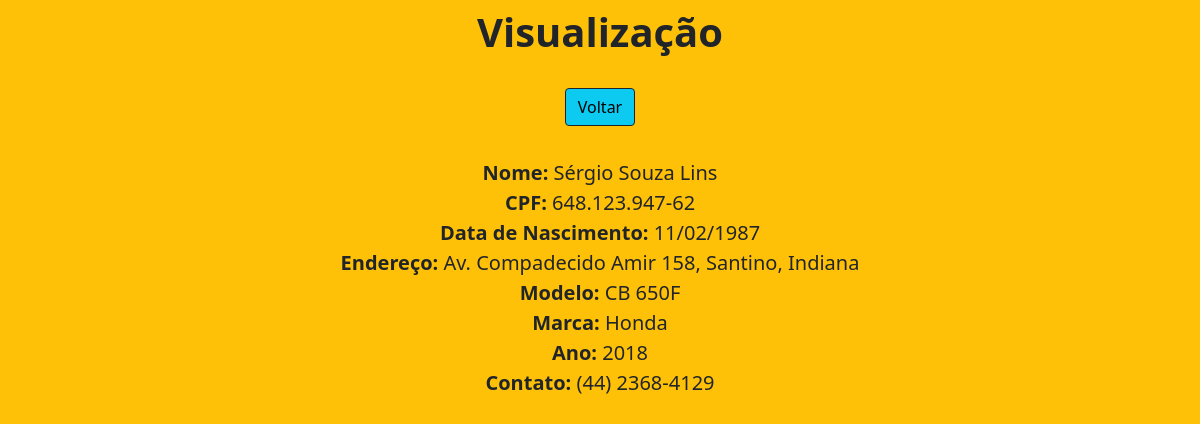
/view/8/, run on the app's committed database.
### app/models.py (models this page shows)
class Motos(models.Model):
    nome = models.CharField(max_length=150)
    cpf = models.CharField(max_length=14)
    data_de_nascimento = models.CharField(max_length=30)
    endereco = models.CharField(max_length=200)
    modelo = models.CharField(max_length=100)
    marca = models.CharField(max_length=50)
    ano = models.IntegerField()
    contato = models.CharField(max_length=30)

### app/views.py (the view)
# urls.py: path('view/<int:pk>/', view, name='view'),
def view(request, pk):
    data = {}
    data['db'] = Motos.objects.get(pk=pk)
    return render(request, 'view.html', data)

### app/templates/view.html (shortened to what this page needs)
<!DOCTYPE html>
<html lang="pt-br">
<head>
    <link href="https://cdn.jsdelivr.net/npm/bootstrap@5.1.3/dist/css/bootstrap.min.css" rel="stylesheet">
</head>
<body class="bg-warning bg-warning">
    <div class="col-8 m-auto pt-2 pb-2 text-center">
        <h1 class="fs-1 fw-bolder">Visualização</h1>
    </div>
    <div class="col-8 m-auto pt-3 pb-2 text-center">
        <a href="/" class="btn btn-info border-dark">Voltar</a>
    </div>
    <div class="col-8 m-auto pt-4 pb-2 text-center fs-5">
        <strong>Nome: </strong>{{db.nome}}<br>
        <strong>CPF: </strong>{{db.cpf}}<br>
        <strong>Data de Nascimento: </strong>{{db.data_de_nascimento}}<br>
        <strong>Endereço: </strong>{{db.endereco}}<br>
        <strong>Modelo: </strong>{{db.modelo}}<br>
        <strong>Marca: </strong>{{db.marca}}<br>
        <strong>Ano: </strong>{{db.ano}}<br>
        <strong>Contato: </strong>{{db.contato}}<br>
    </div>
</body>
</html>

### data on the page
Motos: nome "Sérgio Souza Lins", cpf "648.123.947-62", data_de_nascimento "11/02/1987", endereco "Av. Compadecido Amir 158, Santino, Indiana", modelo "CB 650F", marca "Honda", ano "2018", contato "(44) 2368-4129"
